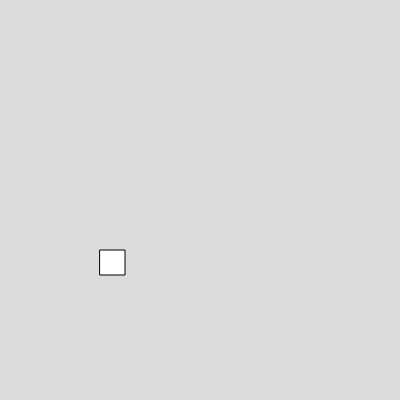
Frame 1 (no input)
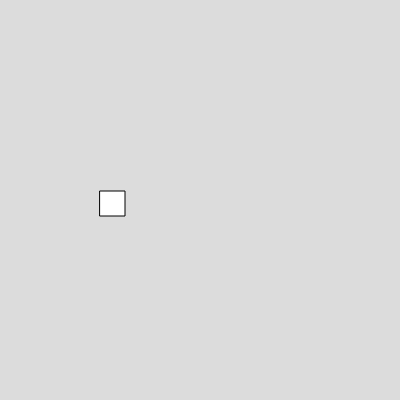
Frame 60 (no input)
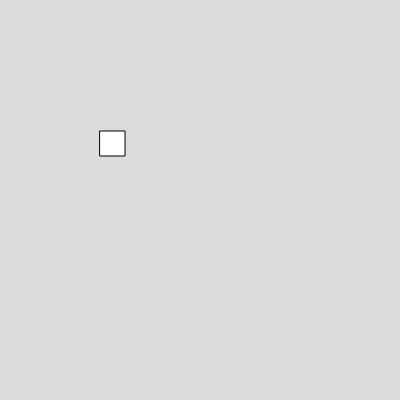
Frame 120 (the mouse pressed at the canvas centre since frame 60)

The p5.js sketch that drew these frames (run headless with seeded random() and noise() and a simulated clock; from frame 60 on, the mouse is pressed at the canvas centre):

// p5.js sketch
// ── sketch.js
var box

function setup() 
{
  createCanvas(400, 400);
  box = new Box(100,250,25,25,1,1)
}

function draw() 
{
  background(220);
  box.show();
  //box.move();
  box.moveUp();

}


// ── box.js
class Box
  {
    constructor(x,y,w,h,vy,vx)
    {
      this.x =x;
      this.y =y;
      this.w =w;
      this.h = h;
      this.vy = vy;
      this.vx = vx
    }
    
    show()
    {
      rect(this.x,this.y,this.w,this.h)
    }
    
    move()
    {
      this.x = this.x+this.vx;
    }
    
    moveUp(){
      this.y = this.y - this.vy
    }
  }

  
